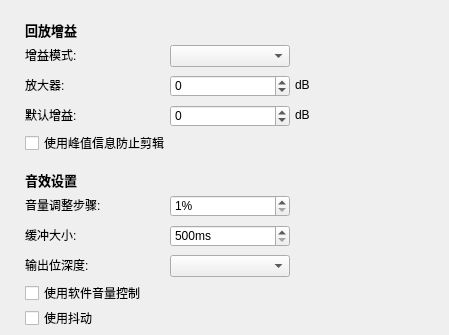
   <widget class="QWidget" name="nine">
    <widget class="TTKThemeLineLabel" name="setAudioGainWidget">
     <property name="geometry">
      <rect>
       <x>25</x>
       <y>20</y>
       <width>415</width>
       <height>20</height>
      </rect>
     </property>
     <property name="styleSheet">
      <string notr="true">background-color:transparent;
font-size:13px;
font-weight:bold;</string>
     </property>
     <property name="text">
      <string>回放增益</string>
     </property>
    </widget>
    <widget class="TTKThemeLineLabel" name="setAudioWidget">
     <property name="geometry">
      <rect>
       <x>25</x>
       <y>170</y>
       <width>415</width>
       <height>20</height>
      </rect>
     </property>
     <property name="styleSheet">
      <string notr="true">background-color:transparent;
font-size:13px;
font-weight:bold;</string>
     </property>
     <property name="text">
      <string>音效设置</string>
     </property>
    </widget>
    <widget class="QLabel" name="defaultGainLabel">
     <property name="geometry">
      <rect>
       <x>25</x>
       <y>105</y>
       <width>138</width>
       <height>20</height>
      </rect>
     </property>
     <property name="sizePolicy">
      <sizepolicy hsizetype="Preferred" vsizetype="Preferred">
       <horstretch>0</horstretch>
       <verstretch>0</verstretch>
      </sizepolicy>
     </property>
     <property name="text">
      <string>默认增益:</string>
     </property>
    </widget>
    <widget class="QLabel" name="replayGainModeLabel">
     <property name="geometry">
      <rect>
       <x>25</x>
       <y>45</y>
       <width>138</width>
       <height>20</height>
      </rect>
     </property>
     <property name="text">
      <string>增益模式:</string>
     </property>
    </widget>
    <widget class="QSpinBox" name="defaultGainSpinBox">
     <property name="geometry">
      <rect>
       <x>170</x>
       <y>105</y>
       <width>120</width>
       <height>22</height>
      </rect>
     </property>
     <property name="sizePolicy">
      <sizepolicy hsizetype="Minimum" vsizetype="Fixed">
       <horstretch>0</horstretch>
       <verstretch>0</verstretch>
      </sizepolicy>
     </property>
     <property name="minimum">
      <number>-15</number>
     </property>
     <property name="maximum">
      <number>15</number>
     </property>
     <property name="singleStep">
      <number>1</number>
     </property>
    </widget>
    <widget class="QComboBox" name="replayGainModeComboBox">
     <property name="geometry">
      <rect>
       <x>170</x>
       <y>45</y>
       <width>120</width>
       <height>22</height>
      </rect>
     </property>
     <property name="sizePolicy">
      <sizepolicy hsizetype="Minimum" vsizetype="Fixed">
       <horstretch>0</horstretch>
       <verstretch>0</verstretch>
      </sizepolicy>
     </property>
    </widget>
    <widget class="QSpinBox" name="preampSpinBox">
     <property name="geometry">
      <rect>
       <x>170</x>
       <y>75</y>
       <width>120</width>
       <height>22</height>
      </rect>
     </property>
     <property name="sizePolicy">
      <sizepolicy hsizetype="Minimum" vsizetype="Fixed">
       <horstretch>0</horstretch>
       <verstretch>0</verstretch>
      </sizepolicy>
     </property>
     <property name="minimum">
      <number>-15</number>
     </property>
     <property name="maximum">
      <number>15</number>
     </property>
     <property name="singleStep">
      <number>1</number>
     </property>
    </widget>
    <widget class="QLabel" name="gainValueLabel2">
     <property name="geometry">
      <rect>
       <x>295</x>
       <y>105</y>
       <width>111</width>
       <height>20</height>
      </rect>
     </property>
     <property name="sizePolicy">
      <sizepolicy hsizetype="Expanding" vsizetype="Preferred">
       <horstretch>0</horstretch>
       <verstretch>0</verstretch>
      </sizepolicy>
     </property>
     <property name="text">
      <string>dB</string>
     </property>
    </widget>
    <widget class="QLabel" name="gainValueLabel">
     <property name="geometry">
      <rect>
       <x>295</x>
       <y>75</y>
       <width>111</width>
       <height>20</height>
      </rect>
     </property>
     <property name="sizePolicy">
      <sizepolicy hsizetype="Expanding" vsizetype="Preferred">
       <horstretch>0</horstretch>
       <verstretch>0</verstretch>
      </sizepolicy>
     </property>
     <property name="text">
      <string>dB</string>
     </property>
    </widget>
    <widget class="QLabel" name="preampLabel">
     <property name="geometry">
      <rect>
       <x>25</x>
       <y>75</y>
       <width>138</width>
       <height>20</height>
      </rect>
     </property>
     <property name="text">
      <string>放大器:</string>
     </property>
    </widget>
    <widget class="QCheckBox" name="clippingCheckBox">
     <property name="geometry">
      <rect>
       <x>25</x>
       <y>135</y>
       <width>383</width>
       <height>16</height>
      </rect>
     </property>
     <property name="text">
      <string>使用峰值信息防止剪辑</string>
     </property>
    </widget>
    <widget class="QLabel" name="bufferSizeLabel">
     <property name="geometry">
      <rect>
       <x>25</x>
       <y>225</y>
       <width>138</width>
       <height>20</height>
      </rect>
     </property>
     <property name="text">
      <string>缓冲大小:</string>
     </property>
    </widget>
    <widget class="QCheckBox" name="softVolumeCheckBox">
     <property name="geometry">
      <rect>
       <x>25</x>
       <y>285</y>
       <width>383</width>
       <height>16</height>
      </rect>
     </property>
     <property name="text">
      <string>使用软件音量控制</string>
     </property>
    </widget>
    <widget class="QLabel" name="volumeStepLabel">
     <property name="geometry">
      <rect>
       <x>25</x>
       <y>195</y>
       <width>138</width>
       <height>20</height>
      </rect>
     </property>
     <property name="text">
      <string>音量调整步骤:</string>
     </property>
    </widget>
    <widget class="QSpinBox" name="bufferSizeSpinBox">
     <property name="geometry">
      <rect>
       <x>170</x>
       <y>225</y>
       <width>120</width>
       <height>22</height>
      </rect>
     </property>
     <property name="sizePolicy">
      <sizepolicy hsizetype="Preferred" vsizetype="Fixed">
       <horstretch>0</horstretch>
       <verstretch>0</verstretch>
      </sizepolicy>
     </property>
     <property name="minimumSize">
      <size>
       <width>80</width>
       <height>0</height>
      </size>
     </property>
     <property name="suffix">
      <string>ms</string>
     </property>
     <property name="minimum">
      <number>500</number>
     </property>
     <property name="maximum">
      <number>6000</number>
     </property>
     <property name="singleStep">
      <number>50</number>
     </property>
    </widget>
    <widget class="QSpinBox" name="volumeStepSpinBox">
     <property name="geometry">
      <rect>
       <x>170</x>
       <y>195</y>
       <width>120</width>
       <height>22</height>
      </rect>
     </property>
     <property name="suffix">
      <string notr="true">%</string>
     </property>
     <property name="minimum">
      <number>1</number>
     </property>
     <property name="maximum">
      <number>20</number>
     </property>
    </widget>
    <widget class="QCheckBox" name="ditheringCheckBox">
     <property name="geometry">
      <rect>
       <x>25</x>
       <y>310</y>
       <width>383</width>
       <height>16</height>
      </rect>
     </property>
     <property name="text">
      <string>使用抖动</string>
     </property>
    </widget>
    <widget class="QLabel" name="bitDepthLabel">
     <property name="geometry">
      <rect>
       <x>25</x>
       <y>255</y>
       <width>138</width>
       <height>20</height>
      </rect>
     </property>
     <property name="text">
      <string>输出位深度:</string>
     </property>
    </widget>
    <widget class="QComboBox" name="bitDepthComboBox">
     <property name="geometry">
      <rect>
       <x>170</x>
       <y>255</y>
       <width>120</width>
       <height>22</height>
      </rect>
     </property>
    </widget>
   </widget>
